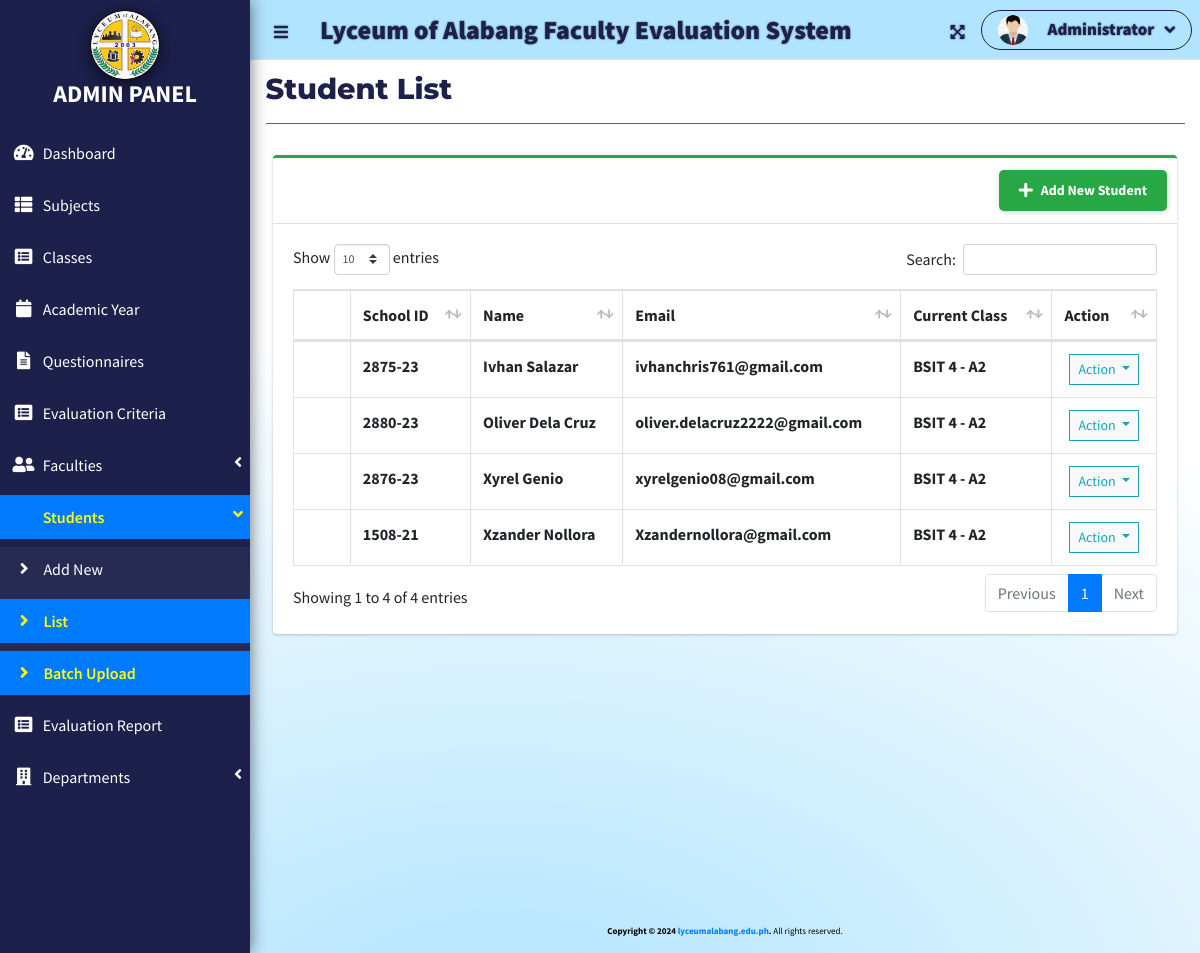
/index.php?page=student_list (signed in), run on an earlier commit of the app's database.
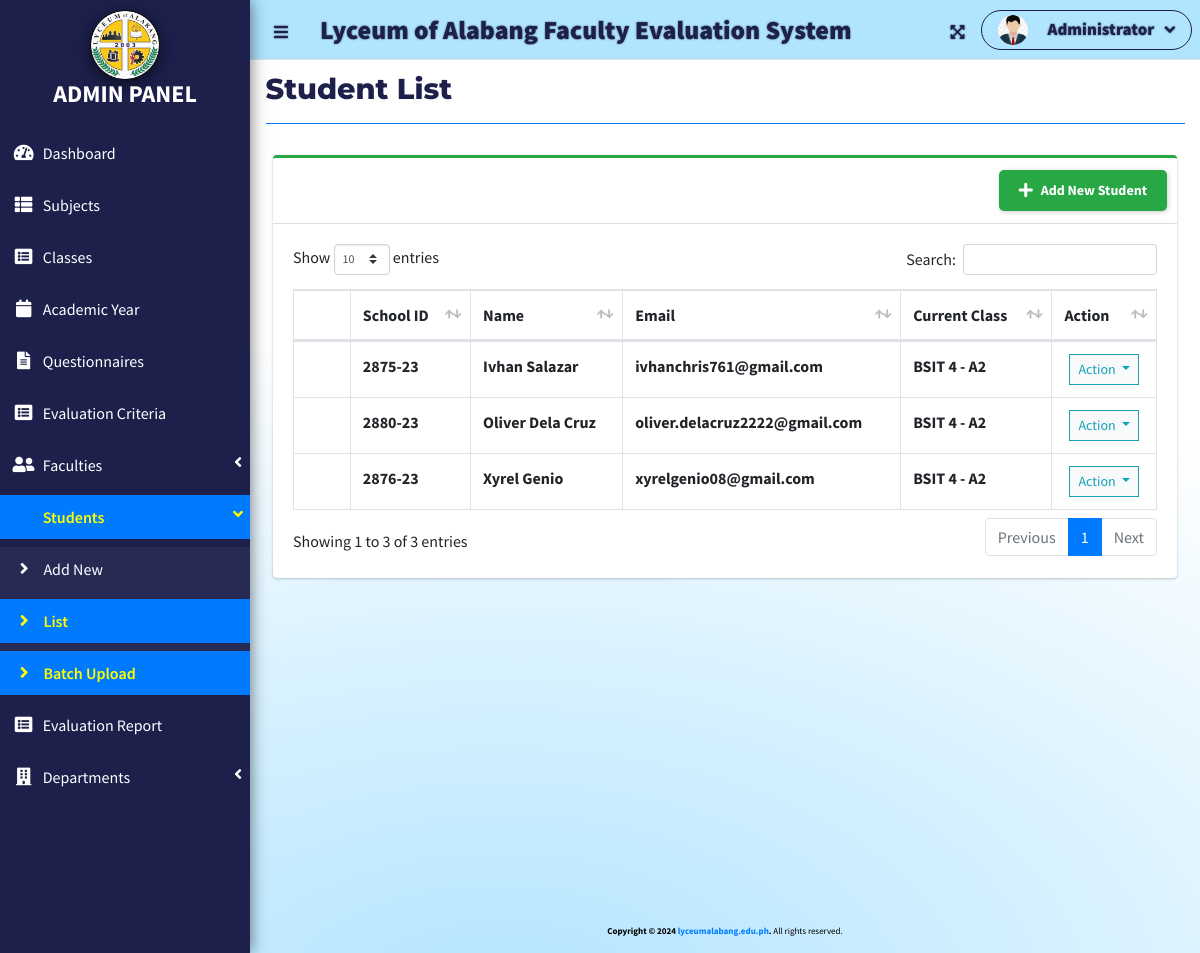
And on a later commit of the database.
### tables this page shows
CREATE TABLE `student_list` (
  `id` int(30) NOT NULL,
  `school_id` varchar(100) NOT NULL,
  `firstname` varchar(200) NOT NULL,
  `lastname` varchar(200) NOT NULL,
  `email` varchar(200) NOT NULL,
  `password` text NOT NULL,
  `class_id` int(30) NOT NULL,
  `avatar` text NOT NULL DEFAULT 'no-image-available.png',
  `date_created` datetime NOT NULL DEFAULT current_timestamp()
);

### admin/student_list.php (the view, shortened to what this page needs)
<?php include'db_connect.php' ?>
<div class="col-lg-12">
	<div class="card card-outline card-success">
		<div class="card-header">
			<div class="card-tools">
			<a class="btn new_academic" href="./index.php?page=new_student">
  <i class="fa fa-plus"></i>
  <span class="text">Add New Student</span>
</a>
			</div>
		</div>
		<div class="card-body">
			<table class="table tabe-hover table-bordered" id="list">
				<thead>
					<tr>
						<th class="text-center">#</th>
						<th>School ID</th>
						<th>Name</th>
						<th>Email</th>
						<th>Current Class</th>
						<th>Action</th>
					</tr>
				</thead>
				<tbody>
					<?php
					$i = 1;
					$class= array();
					$classes = $conn->query("SELECT id,concat(curriculum,' ',level,' - ',section) as `class` FROM class_list");
					while($row=$classes->fetch_assoc()){
						$class[$row['id']] = $row['class'];
					}
					$qry = $conn->query("SELECT *,concat(firstname,' ',lastname) as name FROM student_list order by concat(firstname,' ',lastname) asc");
					while($row= $qry->fetch_assoc()):
					?>
					<tr>
						<th class="text-center"><?php echo $i++ ?></th>
						<td><b><?php echo $row['school_id'] ?></b></td>
						<td><b><?php echo ucwords($row['name']) ?></b></td>
						<td><b><?php echo $row['email'] ?></b></td>
						<td><b><?php echo isset($class[$row['class_id']]) ? $class[$row['class_id']] : "N/A" ?></b></td>
						<td class="text-center">
							<button type="button" class="btn btn-default btn-sm btn-flat border-info wave-effect text-info dropdown-toggle" data-toggle="dropdown" aria-expanded="true">
		                      Action
		                    </button>
						</td>
					</tr>
				<?php endwhile; ?>
				</tbody>
			</table>
		</div>
	</div>
</div>

What changed in the data, as far as the page shows it:
removed student_list: school "1508-21", name "Xzander Nollora", email "Xzandernollora@gmail.com", class "BSIT 4 - A2"
Also different on the page:
text written by a page script: "Show entries Search: Showing 1 to 4 of 4 entries Previous 1 Next" → "Show entries Search: Showing 1 to 3 of 3 entries Previous 1 Next"
